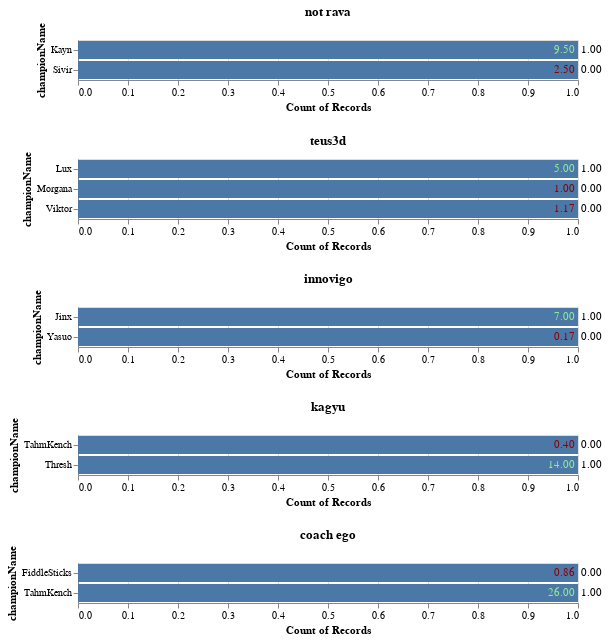

Notebook code cell kept with this figure:
### Code cell
begin
    #PARAMS
    minCount = min(
        3 ,  min(transform(groupby(filter(x->x.puuid in puuids , megaPostmatchDf[!,[:puuid,:championName]]),[:puuid,:championName]),nrow => :count)[!,:count]...)

    )
    #END


    local data = @chain megaPostmatchDf begin 
        transform([:kills,:deaths,:assists] => ByRow((k,d,a) -> (k+a)/(d==0 ? 1 : d)) => :kda)
        filter( x-> x.puuid in puuids, _)
        groupby([:puuid,:championName])
        transform(nrow => :count)
        filter(:count => x-> x>=(minCount),_)
        transform(:gameDuration => x->x/60, renamecols = false)
        groupby(:puuid)
        collect
        
    end;
    a = []
    resize!(a,5)
    for i in 1:5
        a[i] = data[i] |>
        @vlplot(
            width=500,
            title = id2name[data[i].puuid[1]],
            y = {field = :championName},
            x = {field = :championName, aggregate = "count"},
            tooltip = [
                {
                field = :kills, type = "quantitative", aggregate = "mean"
                },
                {
                field = :deaths, type = "quantitative", aggregate = "mean"
                },
                {
                field = :assists, type = "quantitative", aggregate = "mean"
                },
                {
                field = :gameDuration, type = "quantitative", aggregate = "mean"
                },
                {
                field = :turretTakedowns, type = "quantitative", aggregate = "mean"
                },
                {
                field = :totalMinionsKilled, type = "quantitative", aggregate = "mean"
                },
                {
                field = :neutralMinionsKilled, type = "quantitative", aggregate = "mean"
                },
                {
                field = :visionScore, type = "quantitative", aggregate = "mean"
                },
                {
                field = :firstTowerKill, type = "quantitative", aggregate = "mean"
                },
                {
                field = :individualPosition, type = "nominal", aggregate = "max"
                },
                {
                field = "count", type = "quantitative"
                }
            ],
            layer = [{
                mark={
                    type=:bar
                }
                },{
                mark = {type = :text,
                        align = "left",
                        baseline = "middle",
                        dx = 3,
                        },
                encoding = {
                    text = {field = :win, aggregate = "mean", type="quantitative",format = ".2f"},
                }
                },{
                
                transform = [
                    {
                    aggregate = [{op = "mean",field = "kda", as = "kda"}],
                    groupby = ["championName"]
                }
                ],
                mark = {type = :text,
                        align = "right",
                        baseline = "middle",
                        dx = -3,
                        tooltip = "KDA"
                        },
                encoding = {
                    text = {field = :kda, type="quantitative",format = ".2f"},
                    color={
                        
                        condition = {
                            test = "datum['kda'] > 3.0",
                            value = "lightgreen"
                        }
                        ,
                        value="darkred",
                    }
                    
                },
                
            }]

        )
    end
    pool = reduce(vcat,a) 
    save(path*"pool.html",pool)
    pool
end
